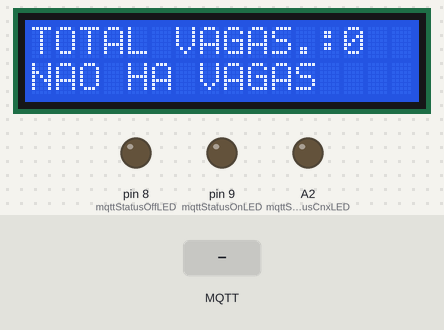
The sketch below on a simulated Arduino Uno, built with avr-gcc and run on an emulated ATmega328P. On the bench: 16×2 character LCD, output pins drawn as LEDs (lit = HIGH). Inputs (shaded band) come from the test bench. WiFi joins after 1.5 s; servers stay silent unless stated; no MQTT or app messages arrive unless stated; pins used as bus, display or sensor lines are not drawn; what the sketch prints to the serial monitor is not drawn.

Above: at 2.7 s.
3.8 s: MQTT message "0" arrives on the first subscribed topic
At 5.9 s:
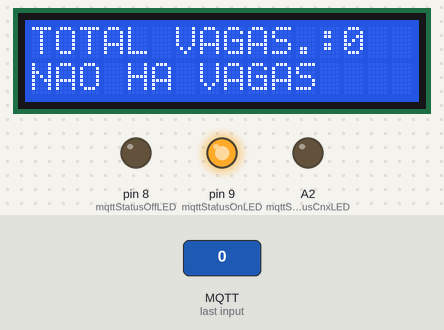
9.1 s: MQTT message "on" arrives on the first subscribed topic
At 13.4 s:
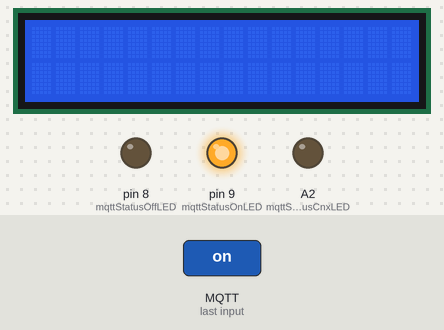
Timing chart, 0 to 14.9 s (numbered marks = the images above; inputs shaded):
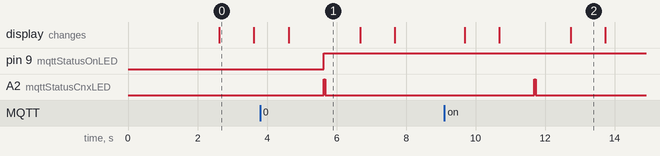

Measured:
- after the input at 9.1 s, A2 (mqttStatusCnxLED): LOW → HIGH after 2.6 s, → LOW 0.04 s later
- what the display in image 0 shows lasts 1.0 s, from 2.6 s to 3.6 s
- what the display in image 1 shows lasts 2.1 s, from 4.6 s to 6.7 s

The sketch:

parking-garage-panel.ino
```cpp
#include <PubSubClient.h>
#include <Ethernet.h>
#include <SPI.h>
#include <LiquidCrystal.h>

LiquidCrystal lcd(7, 6, 5, 4, 3, 2);

unsigned long previousMillis = 0;
unsigned long blinkInterval = 100;
const int blinkMaxCount = 5;
int blinkCounter = 0;
bool allowLEDBlink = false;

//=======================================================================
void callback(char* topic, byte* payload, unsigned int length);
//=======================================================================

int lcdPin = A0;
int lcdPinBg = A1;

String msgStart        = "Park-Garage ACG";
String msgTotalVacancy = "TOTAL VAGAS.: ";
String msgNoVacancy    = "NAO HA VAGAS     ";
String msgVacancy      = "VAGAS LIVRES: ";
String msgCnxErro      = "System out";
char msgQTTWill[]      = "Client Panel #03 off";

const int mqttStatusOnLED = 9;
const int mqttStatusOffLED = 8;
const int mqttStatusCnxLED = A2;

char topicSub[]  = "vagas/+";
char topicWill[] = "vagas/will";

//char topicSub[]  = "senai-vagas/+";
//char topicWill[] = "senai-vagas/will";

int nVagas = 0;
int nNewVagas = 0;

int *lstVacancy;


int timeMsg;
int timeWithoutMsg;

byte mac[] = { 0xDE, 0xAD, 0xBE, 0xEF, 0xA0, 0xA3 };
IPAddress ip (192, 162, 1, 3);

IPAddress server (192, 168, 3, 186);
//char server[] = "test.mosquitto.org";
int port = 1883;

char clientMQTTID[] = "MQTT-senai-sp-kit03";

EthernetClient ethClient;
PubSubClient client(server,port,callback,ethClient);

void setup()
{
  serialSetup();
  lcdSetup();
  ethernetSetup();
  setupVacancy();

  //LEDs vaga disponível e MQTT status
  pinMode(mqttStatusOnLED, OUTPUT);
  pinMode(mqttStatusOffLED, OUTPUT);
  pinMode(mqttStatusCnxLED, OUTPUT);

}

void loop()
{

  reconnectMQTT();

  if(client.connected()) {
     client.loop();

     if (allowLEDBlink) {
        // Isso aqui faz com que o proprio metodo volte a variavel para false quando terminar sua tarefa
        allowLEDBlink = blinkLED();
     }

  }

  timeWithoutMsg = (millis() - timeMsg);


  int qtdVacancy = getVacancy();

  showVacancy(qtdVacancy);

  if(qtdVacancy<=0) {
     lcdBlink(1000);
  }

  showMqttStatusLED(client.connected());

  if (timeWithoutMsg > 10000) {
     lcd.noDisplay();
     analogWrite(lcdPinBg, 0);
  } else {
     lcd.display();
     analogWrite(lcdPinBg, 1023);
  }

}

void serialSetup() {
  Serial.begin(9600);
  while (!Serial) {
  }
  Serial.println("Inicio");
}

void lcdSetup() {
   lcd.begin(16, 2);
   analogWrite(lcdPin, 0);
   analogWrite(lcdPinBg, 1023);
   lcd.setCursor(0, 0);
   lcd.print(msgStart);
}

void ethernetSetup() {
  if (Ethernet.begin(mac) == 0) {
    Serial.println("Falha em configurar Ethernet usando DHCP");
    Ethernet.begin(mac, ip);
  }
  delay(1000);
  Serial.println("Ethernet Ok...");
}

void showVacancy(int vagas) {

  String msg;

  if(vagas > 0) {
    msg = msgVacancy;
  } else if (vagas == 0) {
    msg = msgNoVacancy;
  } else {
    msg = msgCnxErro;
  }

  lcd.clear();

  lcd.setCursor(0, 0);
  lcd.print(msgTotalVacancy);
  lcd.setCursor(13, 0);
  lcd.print(nVagas);

  lcd.setCursor(0, 1);
  lcd.print(msg);

  if(vagas > 0) {
    lcd.setCursor(13, 1);
    lcd.print(vagas);
  }

  delay(1000);
}

int getVacancy() {

  int yesVacancy = 0;

  for ( int i = 0; i < nVagas; i++ ) {
      if (lstVacancy[ i ] == 1) {
        yesVacancy ++;
      }
  }

  return yesVacancy;
}

void lcdBlink(int interval) {

  lcd.noDisplay();
  delay(interval);
  lcd.display();
  delay(interval);

}

void showMqttStatusLED (boolean mqttStatus){

  digitalWrite(mqttStatusOnLED, mqttStatus);
  digitalWrite(mqttStatusOffLED, !mqttStatus);
  digitalWrite(mqttStatusCnxLED, mqttStatus);

}


void reconnectMQTT() {

    char messageMQTT[] = "Online";
    if (!client.connected()) {

       Serial.print("Conectando MQTT ...");

       if (client.connect(clientMQTTID,topicWill,0,false,msgQTTWill)) {
          Serial.println("conectado");

          if (!client.subscribe(topicSub)) {
              Serial.println("Erro na subscrição");
          } else {
              Serial.println("Subscrição realizada com sucesso");
          }
       } else {
          Serial.print("falha, rc=");
          Serial.print(client.state());
          Serial.println(" nova tentativa em 5 segundos");
       }
   }

}

void callback(char* topic, byte* payload, unsigned int length) {

  int posicaoInicial;
  int posicaoFinal;

  char* payloadAsChar = payload;
  char* topicAsChar = topic;

  // Workaround para pequeno bug na biblioteca
  payloadAsChar[length] = 0;

  // Converter em tipo String para conveniência
  String topicStr = String(topicAsChar);
  String msg = String(payloadAsChar);
  String topicNumber; // = String(topicAsChar[20])+String(topicAsChar[21]);

  posicaoInicial = strlen(topicSub)-1;
  posicaoFinal   = strlen(topicAsChar)-1;

  for (int i = posicaoInicial; i <= posicaoFinal; i++) {
    topicNumber = topicNumber + String(topicAsChar[i]);
  }

  timeMsg = millis();

  Serial.print("Topic received: "); Serial.print(topicStr); Serial.print(" - "); Serial.println(topicNumber);
  Serial.print("Message: "); Serial.println(msg);

  Serial.flush();

  if(nVagas < topicNumber.toInt()) {
    nNewVagas = topicNumber.toInt();
    setupVacancy();
  }

  lstVacancy[(topicNumber.toInt()-1)] = msg.toInt();

  Serial.flush();

  allowLEDBlink = true;

}

void setupVacancy() {

  int *lstNewVacancy  = (int *) malloc(nNewVagas * sizeof(int));

  for ( int i = 0; i < nNewVagas; i++ ) {
      lstNewVacancy[ i ] = 1;
  }

  for ( int i = 0; i < nVagas; i++ ) {
      lstNewVacancy[ i ] = lstVacancy[i];
  }

  nVagas = nNewVagas;
  free(lstVacancy);

  lstVacancy = (int *) malloc(nVagas * sizeof(int));

  for ( int i = 0; i < nVagas; i++ ) {
      lstVacancy[ i ] = lstNewVacancy[ i ];
   }

   free(lstNewVacancy);

}

bool blinkLED() {
  unsigned long currentMillis = millis();

  if (currentMillis - previousMillis > blinkInterval) {

    if (blinkMaxCount >= blinkCounter) {
      previousMillis = currentMillis;
      swapPhase();
      blinkCounter++;
      return true;
    } else {
      blinkCounter = 0;
      return false;
    }

  }

}

void swapPhase() {
  digitalWrite(mqttStatusCnxLED, !digitalRead(mqttStatusCnxLED));
}
```
